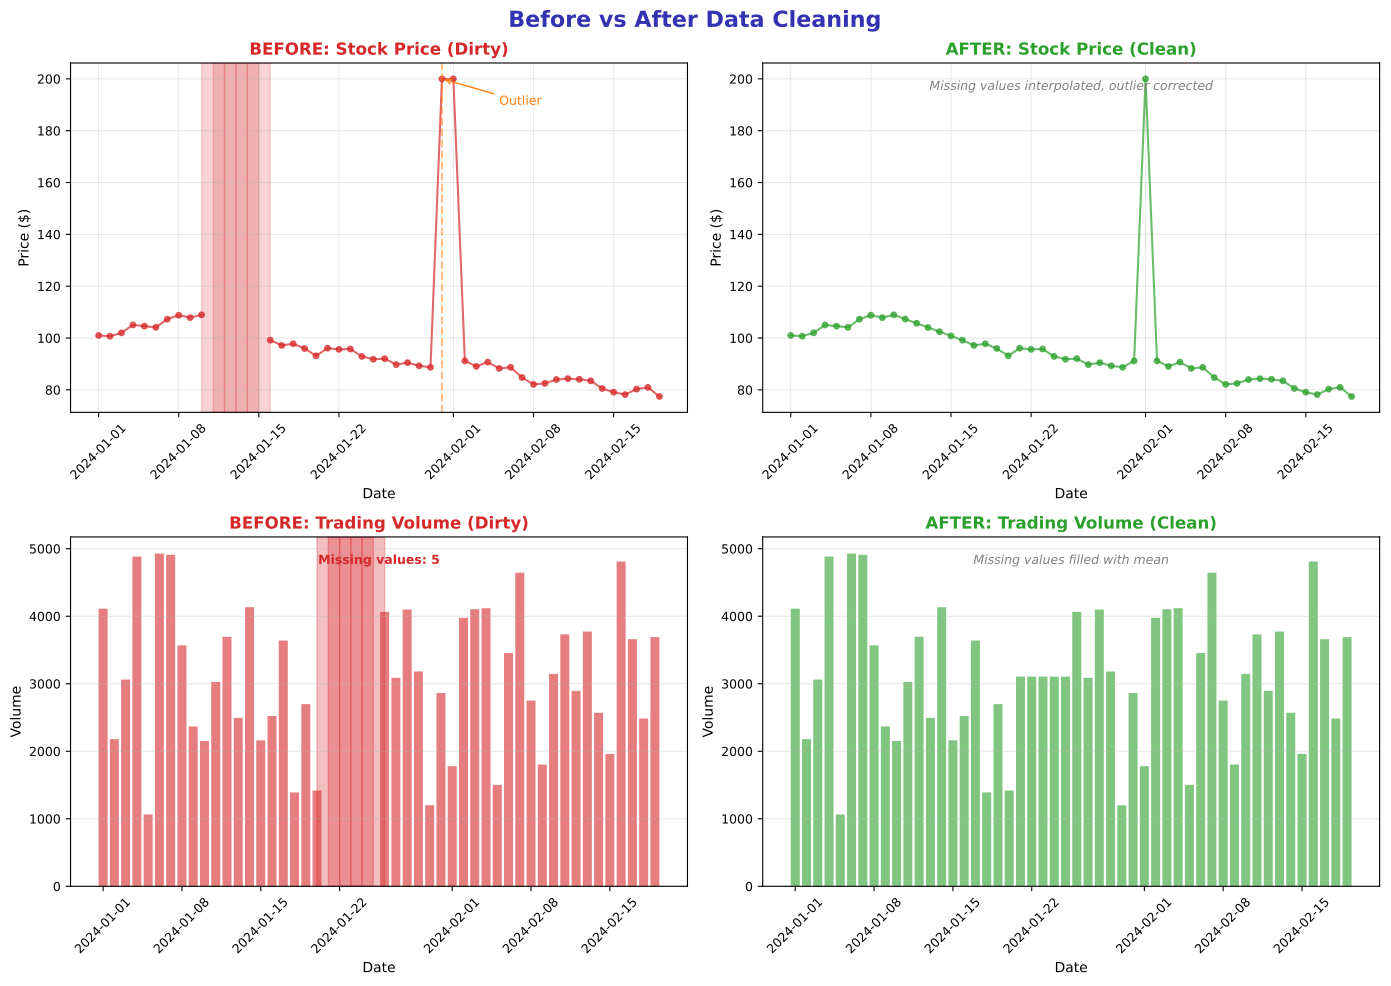

Write the Python code that produced this figure.
"""Before/After Comparison - Data cleaning transformation visualization"""
import matplotlib.pyplot as plt
import numpy as np
import pandas as pd
from pathlib import Path

# Standard matplotlib configuration
plt.rcParams.update({
    'font.size': 10,
    'axes.labelsize': 10,
    'axes.titlesize': 11,
    'xtick.labelsize': 9,
    'ytick.labelsize': 9,
    'legend.fontsize': 9,
    'figure.figsize': (10, 6),
    'figure.dpi': 150
})

# Course colors
MLPURPLE = '#3333B2'
MLLAVENDER = '#ADADE0'
MLBLUE = '#0066CC'
MLORANGE = '#FF7F0E'
MLGREEN = '#2CA02C'
MLRED = '#D62728'

# Generate messy data (before)
np.random.seed(42)
n = 50
dates = pd.date_range('2024-01-01', periods=n, freq='D')
prices = 100 + np.cumsum(np.random.randn(n) * 2)

# Create messy version
messy_prices = prices.copy()
messy_prices[10:15] = np.nan  # Missing values
messy_prices[30] = 200  # Outlier
messy_prices[31] = 200  # Duplicate value pattern

messy_volume = np.random.randint(1000, 5000, n).astype(float)
messy_volume[20:25] = np.nan

# Create clean version
clean_prices = pd.Series(messy_prices).interpolate().values
clean_prices[30] = np.median(clean_prices[28:33])  # Fix outlier
clean_volume = pd.Series(messy_volume).fillna(pd.Series(messy_volume).mean()).values

# Create visualization
fig, axes = plt.subplots(2, 2, figsize=(14, 10))
fig.suptitle('Before vs After Data Cleaning', fontsize=16, fontweight='bold', color=MLPURPLE)

# Top left: Price before
ax1 = axes[0, 0]
ax1.plot(dates, messy_prices, 'o-', color=MLRED, alpha=0.7, markersize=4)
ax1.scatter(dates[10:15], [np.nan]*5, color=MLRED, s=100, marker='x', label='Missing')
ax1.axvline(dates[30], color=MLORANGE, linestyle='--', alpha=0.5)
ax1.annotate('Outlier', xy=(dates[30], messy_prices[30]), xytext=(dates[35], 190),
             arrowprops=dict(arrowstyle='->', color=MLORANGE), fontsize=9, color=MLORANGE)
ax1.set_title('BEFORE: Stock Price (Dirty)', fontsize=12, fontweight='bold', color=MLRED)
ax1.set_xlabel('Date', fontsize=10)
ax1.set_ylabel('Price ($)', fontsize=10)
ax1.tick_params(axis='x', rotation=45)
ax1.grid(alpha=0.3)

# Missing values highlighted
missing_idx = np.where(np.isnan(messy_prices))[0]
for idx in missing_idx:
    left_idx = max(0, idx - 1)
    right_idx = min(n - 1, idx + 1)
    ax1.axvspan(dates[left_idx], dates[right_idx], alpha=0.2, color=MLRED)

# Top right: Price after
ax2 = axes[0, 1]
ax2.plot(dates, clean_prices, 'o-', color=MLGREEN, alpha=0.7, markersize=4)
ax2.set_title('AFTER: Stock Price (Clean)', fontsize=12, fontweight='bold', color=MLGREEN)
ax2.set_xlabel('Date', fontsize=10)
ax2.set_ylabel('Price ($)', fontsize=10)
ax2.tick_params(axis='x', rotation=45)
ax2.grid(alpha=0.3)
ax2.text(0.5, 0.95, 'Missing values interpolated, outlier corrected',
         transform=ax2.transAxes, fontsize=9, style='italic', color='gray',
         ha='center', va='top')

# Bottom left: Volume before
ax3 = axes[1, 0]
ax3.bar(dates, messy_volume, color=MLRED, alpha=0.6, width=0.8)
ax3.set_title('BEFORE: Trading Volume (Dirty)', fontsize=12, fontweight='bold', color=MLRED)
ax3.set_xlabel('Date', fontsize=10)
ax3.set_ylabel('Volume', fontsize=10)
ax3.tick_params(axis='x', rotation=45)
ax3.grid(axis='y', alpha=0.3)

# Highlight missing
for idx in np.where(np.isnan(messy_volume))[0]:
    ax3.axvspan(dates[max(0, idx-1)], dates[min(n-1, idx+1)], alpha=0.3, color=MLRED)
ax3.text(0.5, 0.95, f'Missing values: {np.isnan(messy_volume).sum()}',
         transform=ax3.transAxes, fontsize=9, color=MLRED, fontweight='bold',
         ha='center', va='top')

# Bottom right: Volume after
ax4 = axes[1, 1]
ax4.bar(dates, clean_volume, color=MLGREEN, alpha=0.6, width=0.8)
ax4.set_title('AFTER: Trading Volume (Clean)', fontsize=12, fontweight='bold', color=MLGREEN)
ax4.set_xlabel('Date', fontsize=10)
ax4.set_ylabel('Volume', fontsize=10)
ax4.tick_params(axis='x', rotation=45)
ax4.grid(axis='y', alpha=0.3)
ax4.text(0.5, 0.95, 'Missing values filled with mean',
         transform=ax4.transAxes, fontsize=9, style='italic', color='gray',
         ha='center', va='top')

# Add statistics comparison
stats_before = f"Before: {np.nanmean(messy_prices):.1f} mean, {np.nanstd(messy_prices):.1f} std"
stats_after = f"After: {np.mean(clean_prices):.1f} mean, {np.std(clean_prices):.1f} std"

plt.tight_layout()
plt.savefig(Path(__file__).parent / 'chart.pdf', dpi=300, bbox_inches='tight')
plt.close()
